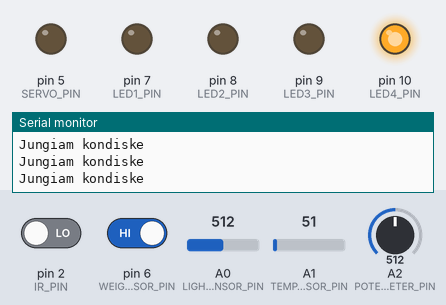
Bench run of a sketch on a simulated Arduino Uno, built with avr-gcc and run on an emulated ATmega328P. On the bench: output pins drawn as LEDs (lit = HIGH), the last lines printed to the serial monitor. The test bench sets the inputs (shaded band); at power-on: A0 (LIGHT_SENSOR_PIN) = 512, pin 6 (WEIGHT_SENSOR_PIN) HIGH, A1 (TEMPERATURE_SENSOR_PIN) = 51, pin 2 (IR_PIN) LOW, A2 (POTENTIOMETER_PIN) = 512.

Above: at 1.2 s.
1.3 s: A0 (LIGHT_SENSOR_PIN) set to 178
2.8 s: A0 (LIGHT_SENSOR_PIN) set to 152
At 3.6 s:
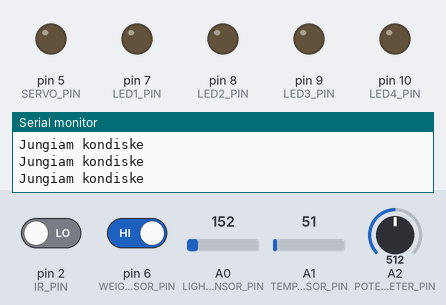
4.3 s: pin 6 (WEIGHT_SENSOR_PIN) driven LOW
At 5.1 s:
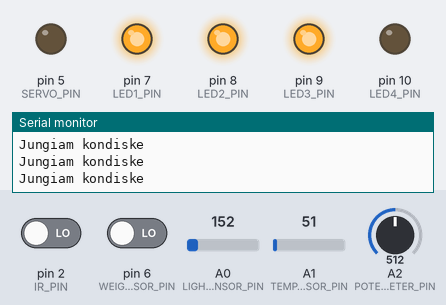
At 8.6 s:
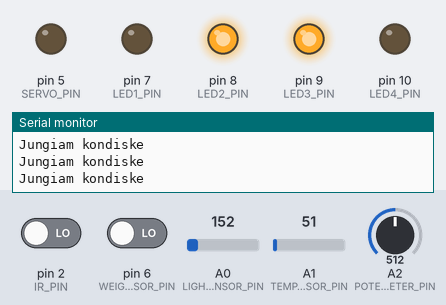
8.9 s: A0 (LIGHT_SENSOR_PIN) set to 306
At 11.0 s:
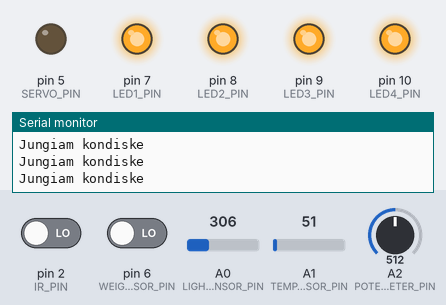
14.9 s: A1 (TEMPERATURE_SENSOR_PIN) set to 45
17.9 s: A1 (TEMPERATURE_SENSOR_PIN) set to 37
Timing chart, 0 to 21.9 s (numbered marks = the images above; inputs shaded):
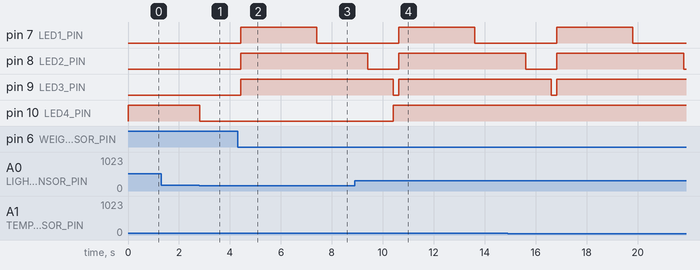

Measured:
- the behaviour switches between 171 and 170 on A0 (LIGHT_SENSOR_PIN) (found by bisection; images 0 and 1)
- after the input at 2.8 s, pin 10 (LED4_PIN): HIGH → LOW at once
- after the input at 4.3 s, pin 7 (LED1_PIN): LOW → HIGH after 0.12 s, → LOW 3.0 s later; pin 8 (LED2_PIN), pin 9 (LED3_PIN): LOW → HIGH after 0.12 s
- after the input at 8.9 s, pin 10 (LED4_PIN): LOW → HIGH after 1.5 s

The sketch:

Kodas.ino
```cpp
const int LIGHT_SENSOR_PIN = A0;
const int TEMPERATURE_SENSOR_PIN = A1;
const int IR_PIN = 2;
const int POTENTIOMETER_PIN = A2;
const int SERVO_PIN = 5;
const int WEIGHT_SENSOR_PIN = 6;
const int LED1_PIN = 7;
const int LED2_PIN = 8;
const int LED3_PIN = 9;
const int LED4_PIN = 10;
const int Y = 10;
const int TEMPERATURE_THRESHOLD = 20;
const int ADC_RESOLUTION = 1023;
const float RESISTOR = 10000.0; // 10kΩ
const float VOLTAGE_REF = 5.0;
void setup() {
  pinMode(LIGHT_SENSOR_PIN, INPUT);
  pinMode(TEMPERATURE_SENSOR_PIN, INPUT);
  pinMode(IR_PIN, INPUT);
  pinMode(POTENTIOMETER_PIN, INPUT);
  pinMode(SERVO_PIN, OUTPUT);
  pinMode(WEIGHT_SENSOR_PIN, INPUT_PULLUP);
  pinMode(LED1_PIN, OUTPUT);
  pinMode(LED2_PIN, OUTPUT);
  pinMode(LED3_PIN, OUTPUT);
  pinMode(LED4_PIN, OUTPUT);
  Serial.begin(9600);
  digitalWrite(LED1_PIN, LOW);
  digitalWrite(LED2_PIN, LOW);
  digitalWrite(LED3_PIN, LOW);
  digitalWrite(LED4_PIN, LOW);
}

void loop() {
  // 1. Sviesos jutiklis
 /* int lightLevel = analogRead(LIGHT_SENSOR_PIN);
  if (lightLevel < 10) {
    digitalWrite(LED4_PIN, LOW);

  } else {
    digitalWrite(LED4_PIN, HIGH);
  }
	Serial.print(lightLevel + ".\n");*/


  int sensorValue = analogRead(LIGHT_SENSOR_PIN);
  float voltage = (sensorValue / (float)ADC_RESOLUTION) * VOLTAGE_REF;
  float resistance = RESISTOR * ((VOLTAGE_REF / voltage) - 1);


  float lux = 500 / (resistance / 1000.0);

  if (lux > 10) {
    digitalWrite(LED4_PIN, HIGH);
  } else {
    digitalWrite(LED4_PIN, LOW);
  }

  delay(200);


  // 2. Temperaturos daviklis
  int temperatureRaw = analogRead(TEMPERATURE_SENSOR_PIN);
  float temperature = (temperatureRaw / 1023.0) * 5.0 * 100;
  if (temperature > TEMPERATURE_THRESHOLD) {
    Serial.print("Jungiam kondiske\n");
  } else if (temperature < TEMPERATURE_THRESHOLD) {
    Serial.print("Jungiam sildytuva\n ");
  }

  // 3. Infraraudonųjų spindulių daviklis
  if (digitalRead(IR_PIN) == HIGH) {
    delay(5000);
    // Uždaryti garažo vartus
  }

  // 4. Potenciometras
  int angle = map(analogRead(POTENTIOMETER_PIN), 0, 1023, 0, 360);
 // Serial.print(angle);
 // Serial.print("\n");
  if (angle == Y) {
    analogWrite(SERVO_PIN, Y * 2);
  }

  // 5. Svorio jutiklis
  if (digitalRead(WEIGHT_SENSOR_PIN) == LOW) {
    digitalWrite(LED1_PIN, HIGH);
    digitalWrite(LED2_PIN, HIGH);
    digitalWrite(LED3_PIN, HIGH);
    delay(3000);
    digitalWrite(LED1_PIN, LOW);

    delay(2000);
    digitalWrite(LED2_PIN, LOW);

    delay(1000);
    digitalWrite(LED3_PIN, LOW);
  }
}
```
